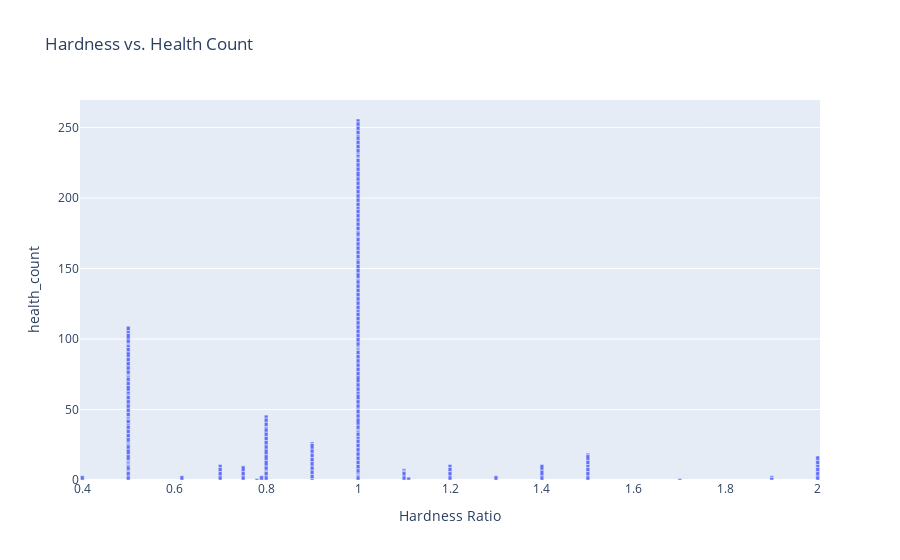

The notebook cell saved with this chart:
### Code cell
#Interactive Bar Plot -  Hardness vs. Health Count
import plotly.express as px
fig = px.bar(df, x='Hardness Ratio', y='health_count', title='Hardness vs. Health Count')
fig.show()

### Figure 1 — Plotly figure (JSON) as saved in the notebook; plotly's stock layout.template omitted (floating-point values rounded to 4 significant figures; data arrays with more than 128 entries replaced by an {"elided": "..."} marker saying what was removed)
{"data": [{"alignmentgroup": "True", "hovertemplate": "Hardness Ratio=%{x}<br>health_count=%{y}<extra></extra>", "legendgroup": "", "marker": {"color": "#636efa", "pattern": {"shape": ""}}, "name": "", "offsetgroup": "", "orientation": "v", "showlegend": false, "textposition": "auto", "type": "bar", "x": {"elided": "206 float values"}, "xaxis": "x", "y": {"elided": "206 int values"}, "yaxis": "y"}], "layout": {"barmode": "relative", "legend": {"tracegroupgap": 0}, "title": {"text": "Hardness vs. Health Count"}, "xaxis": {"anchor": "y", "domain": [0, 1], "title": {"text": "Hardness Ratio"}}, "yaxis": {"anchor": "x", "domain": [0, 1], "title": {"text": "health_count"}}}}
